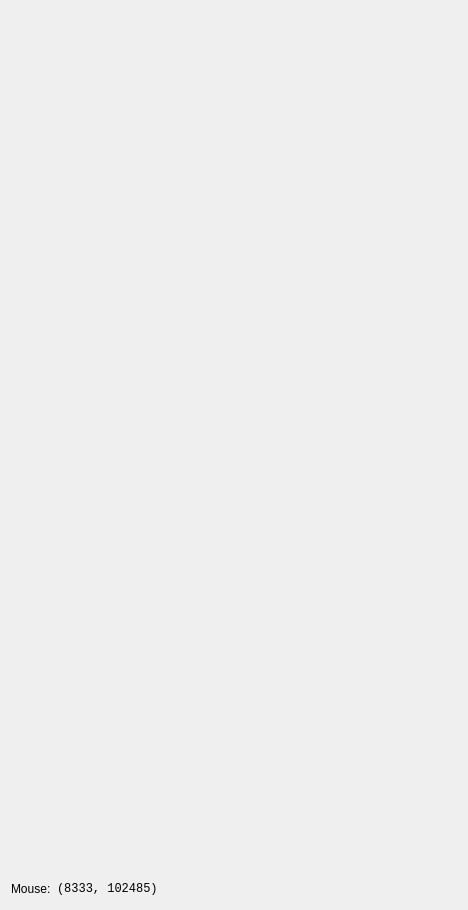
<?xml version="1.0" encoding="UTF-8"?>
<ui version="4.0">
 <class>Form</class>
 <widget class="QWidget" name="Form">
  <property name="geometry">
   <rect>
    <x>0</x>
    <y>0</y>
    <width>468</width>
    <height>910</height>
   </rect>
  </property>
  <property name="windowTitle">
   <string>Form</string>
  </property>
  <layout class="QHBoxLayout" name="horizontalLayout">
   <item>
    <layout class="QVBoxLayout" name="plot_layout">
     <property name="topMargin">
      <number>0</number>
     </property>
     <item>
      <widget class="XRF1DPlotWidget" name="plot_widget" native="true">
       <property name="sizePolicy">
        <sizepolicy hsizetype="Expanding" vsizetype="Expanding">
         <horstretch>0</horstretch>
         <verstretch>0</verstretch>
        </sizepolicy>
       </property>
      </widget>
     </item>
     <item>
      <layout class="QHBoxLayout" name="horizontalLayout_8">
       <item>
        <widget class="QLabel" name="label_8">
         <property name="text">
          <string>Mouse:</string>
         </property>
        </widget>
       </item>
       <item>
        <widget class="QLabel" name="coords_label">
         <property name="font">
          <font>
           <family>Monospace</family>
           <strikeout>false</strikeout>
           <stylestrategy>PreferDefault</stylestrategy>
           <kerning>true</kerning>
          </font>
         </property>
         <property name="text">
          <string>(8333, 102485)</string>
         </property>
        </widget>
       </item>
       <item>
        <spacer name="horizontalSpacer_7">
         <property name="orientation">
          <enum>Qt::Horizontal</enum>
         </property>
         <property name="sizeHint" stdset="0">
          <size>
           <width>40</width>
           <height>20</height>
          </size>
         </property>
        </spacer>
       </item>
      </layout>
     </item>
    </layout>
   </item>
  </layout>
 </widget>
 <customwidgets>
  <customwidget>
   <class>XRF1DPlotWidget</class>
   <extends>QWidget</extends>
   <header>firefly.xrf_detector</header>
   <container>1</container>
  </customwidget>
 </customwidgets>
 <resources/>
 <connections/>
</ui>
